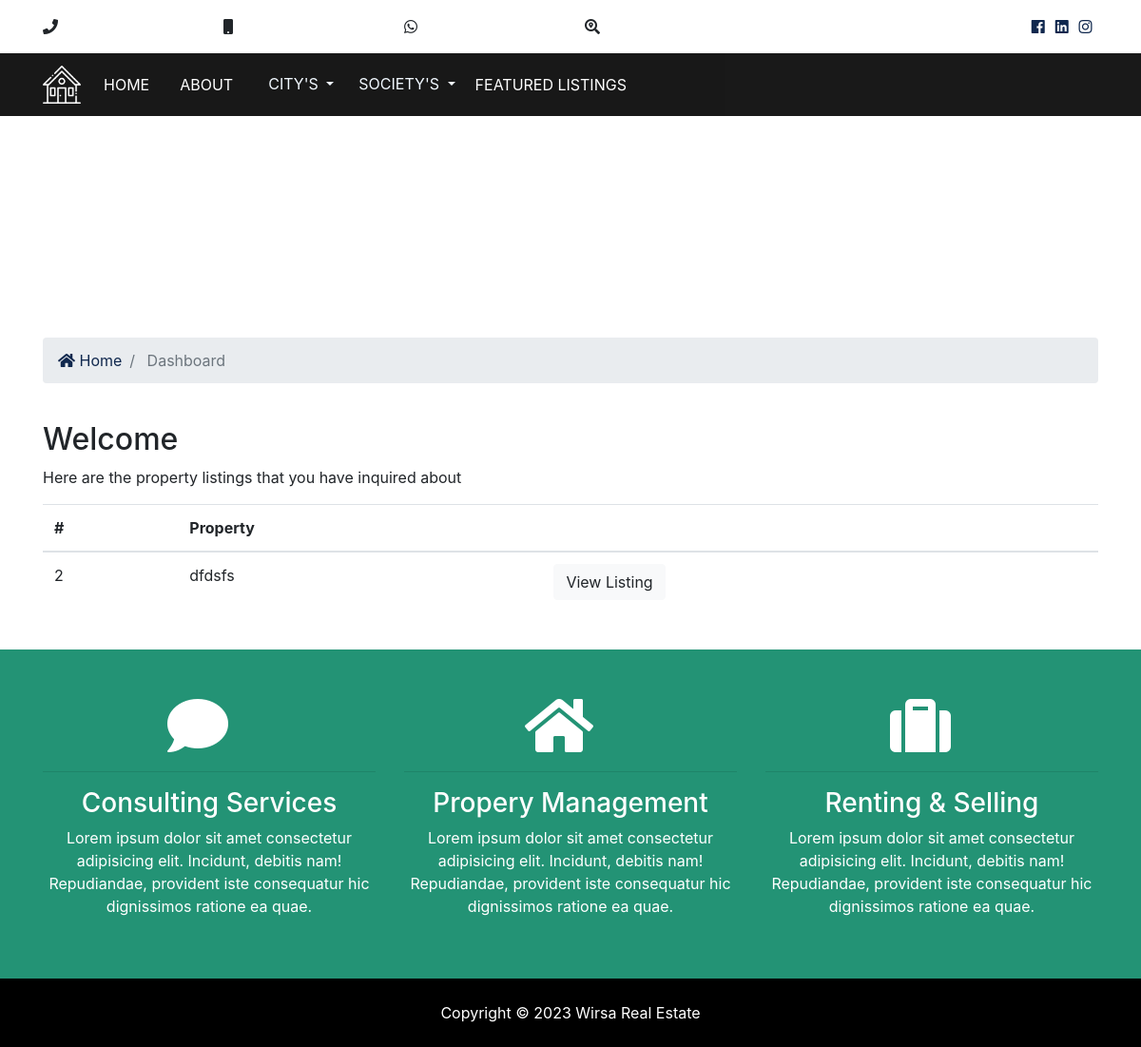
Page /accounts/dashboard (signed in) on the earlier database version.
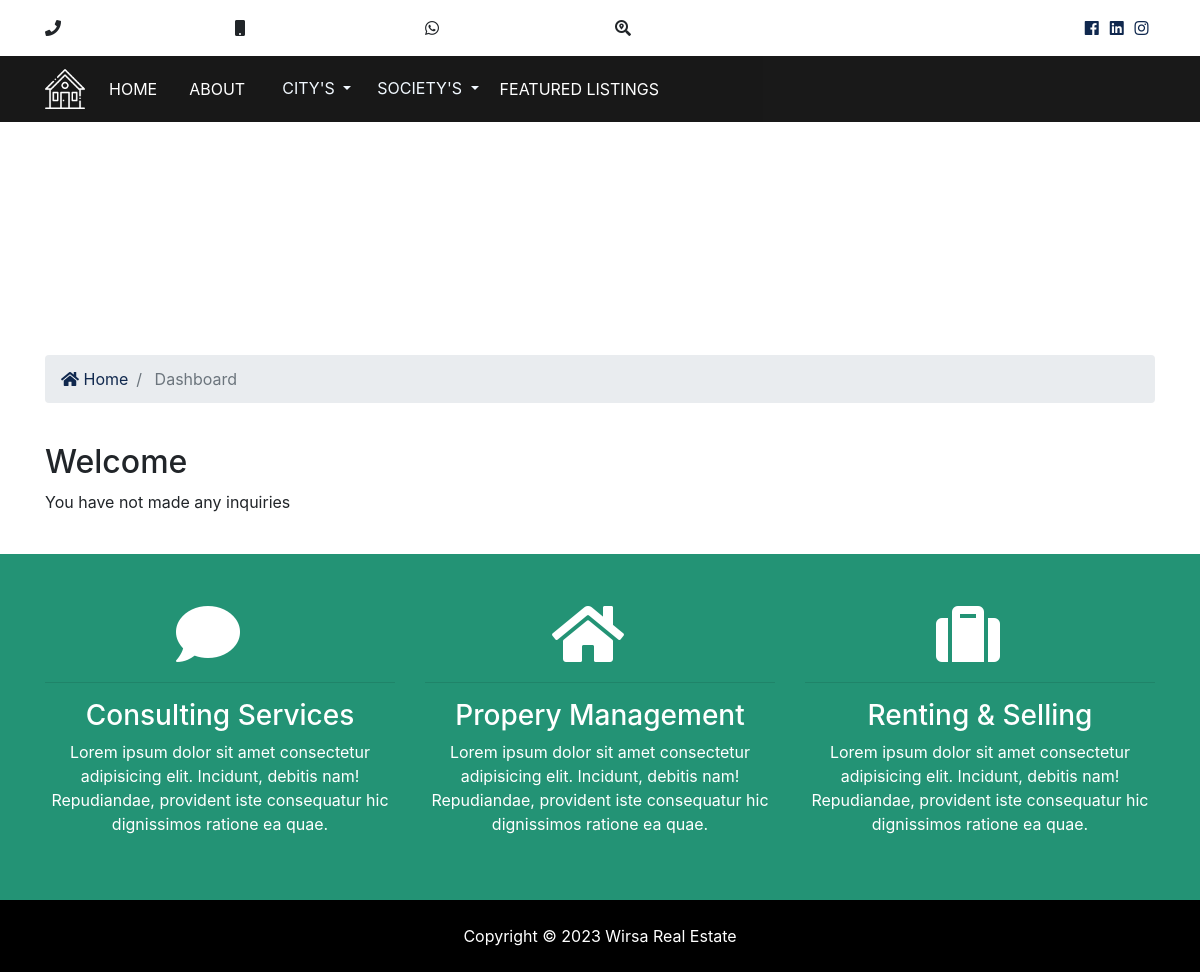
Same page on the later database version.
### contacts/models.py (models this page shows, shortened)
class Contact(models.Model):
  listing = models.CharField(max_length=200)
  listing_id = models.IntegerField()
  name = models.CharField(max_length=200)
  email = models.CharField(max_length=100)
  phone = models.CharField(max_length=100)
  message = models.TextField(blank=True)
  contact_date = models.DateTimeField(default=datetime.now, blank=True)
  user_id = models.IntegerField(blank=True)

### accounts/views.py (the view)
# urls.py: path('dashboard', views.dashboard, name='dashboard')
def dashboard(request):
  user_contacts = Contact.objects.order_by('-contact_date').filter(user_id=request.user.id)
  context = {
    'contacts': user_contacts
  }
  return render(request, 'accounts/dashboard.html', context)

### templates/accounts/dashboard.html (shortened to what this page needs)
{% extends 'base.html' %}
{% block content %}
<section id="showcase-inner" class="py-5 text-white">
    <div class="container">
      <div class="row text-center">
        <div class="col-md-12">
          <h1 class="display-4">User Dashboard</h1>
          <p class="lead">Manage your Wirsa  Real Estate account</p>
        </div>
      </div>
    </div>
  </section>
  <section id="bc" class="mt-3">
    <div class="container">
      <nav aria-label="breadcrumb">
        <ol class="breadcrumb">
          <li class="breadcrumb-item">
            <a href="{% url 'index' %}">
              <i class="fas fa-home"></i> Home</a>
          </li>
          <li class="breadcrumb-item active"> Dashboard</li>
        </ol>
      </nav>
    </div>
  </section>
  <section id="dashboard" class="py-4">
    <div class="container">
      <div class="row">
        <div class="col-md-12">
          <h2>Welcome {{ user.first_name }}</h2>
          {% if contacts %}
            <p>Here are the property listings that you have inquired about</p>
            <table class="table">
              <thead>
                <tr>
                  <th scope="col">#</th>
                  <th scope="col">Property</th>
                  <th></th>
                </tr>
              </thead>
              <tbody>
                {% for contact in contacts %}
                  <tr>
                    <td>{{ contact.id }}</td>
                    <td>{{ contact.listing }}</td>
                    <td>
                      <a class="btn btn-light" href="{% url 'listing' contact.listing_id %}">View Listing</a>
                    </td>
                  </tr>
                {% endfor %}
              </tbody>
            </table>
          {% else %}
            <p>You have not made any inquiries</p>
          {% endif %}
        </div>
      </div>
    </div>
  </section>
    {% include 'partials/services.html' %}
  {% endblock %}

Differences in the rows shown:
removed Contact: id "2", listing "dfdsfs"
Other differences:
text no longer shown: "Here are the property listings that you have inquired about # Property"
text now shown: "You have not made any inquiries"
